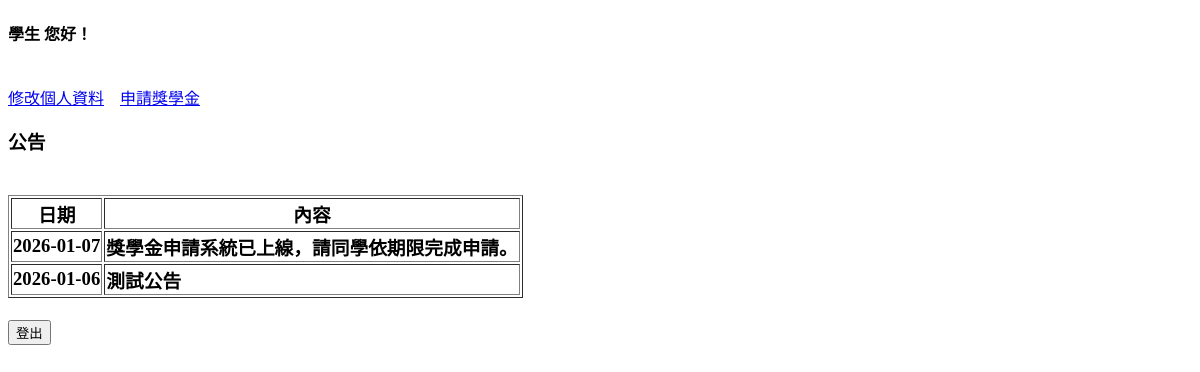
/studentPage.php, run on an earlier commit of the app's database.
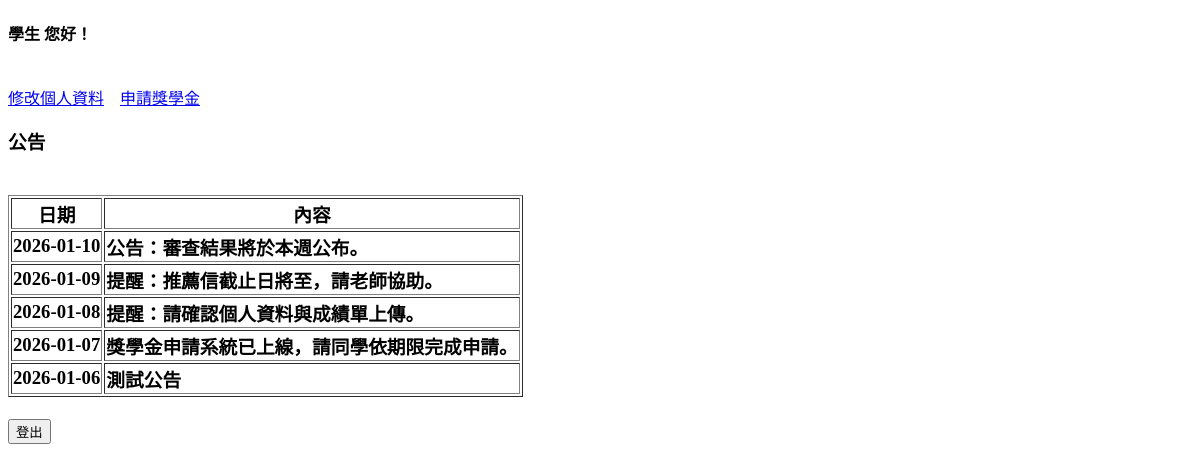
And on a later commit of the database.
### studentPage.php (the view, shortened to what this page needs)
<!DOCTYPE html>
<html lang="en">
<head>
</head>
<body>
    <h4><?php echo htmlspecialchars($_SESSION['name']);?>學生 您好！</h4><br>
    <a href="info.php">修改個人資料</a>
    <a href="apply.php">申請獎學金</a><br>
    <h3>公告<h3><br>
    <?php
    require_once "dbHandler.inc.php";
    $result=$conn->query("select 日期, 內容 from 公告 order by 公告編號 desc");
    ?>
    <table border="1">
        <tr>
            <th>日期</th>
            <th>內容</th>
        </tr>
    <?php
    foreach($result as $row){
        echo "<tr>";
        echo "<td>";
        echo htmlspecialchars($row['日期']);
        echo "</td>";
        echo "<td>";
        echo htmlspecialchars($row['內容']);
        echo "</td>";
        echo "</tr>";
    }
    ?>
    </table><br>
    <button onclick="location.href='logout.inc.php'">登出</button>
</body>
</html>

What changed in the data, as far as the page shows it:
added 公告: 日期 "2026-01-10", 內容 "公告：審查結果將於本週公布。"
added 公告: 日期 "2026-01-09", 內容 "提醒：推薦信截止日將至，請老師協助。"
added 公告: 日期 "2026-01-08", 內容 "提醒：請確認個人資料與成績單上傳。"
